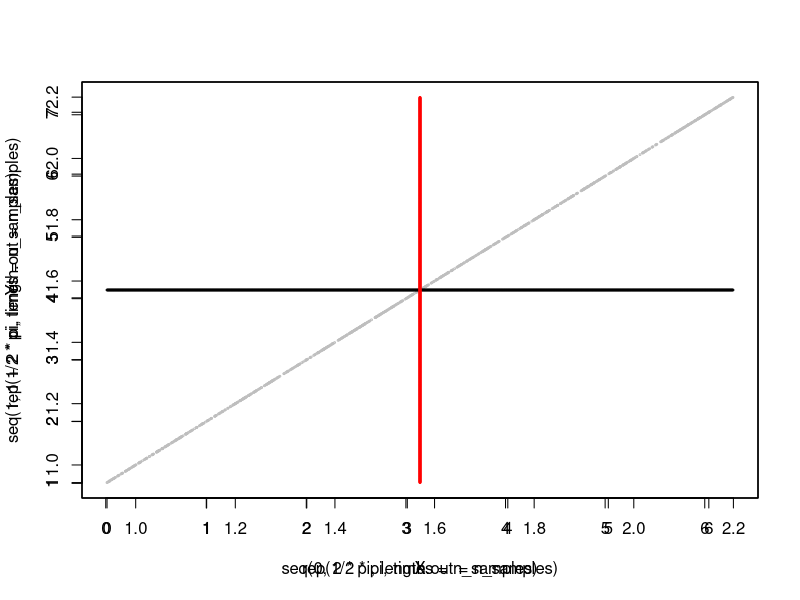
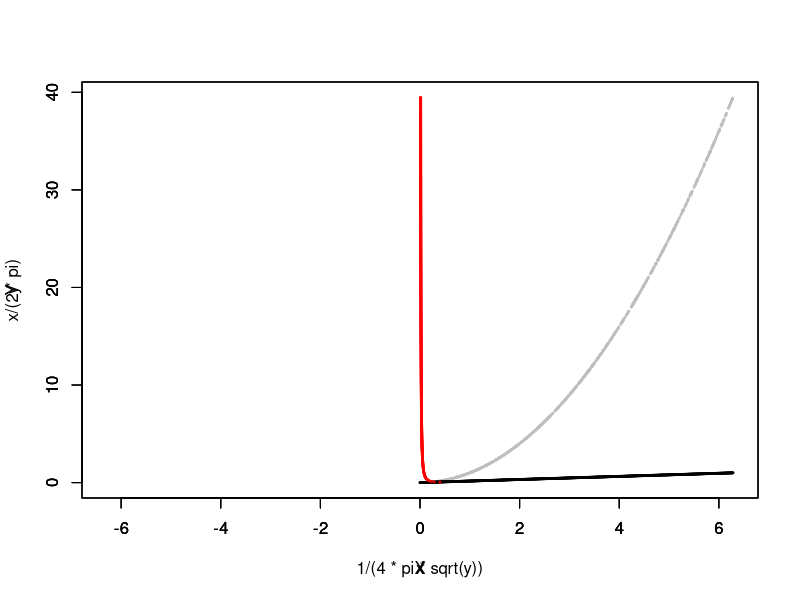
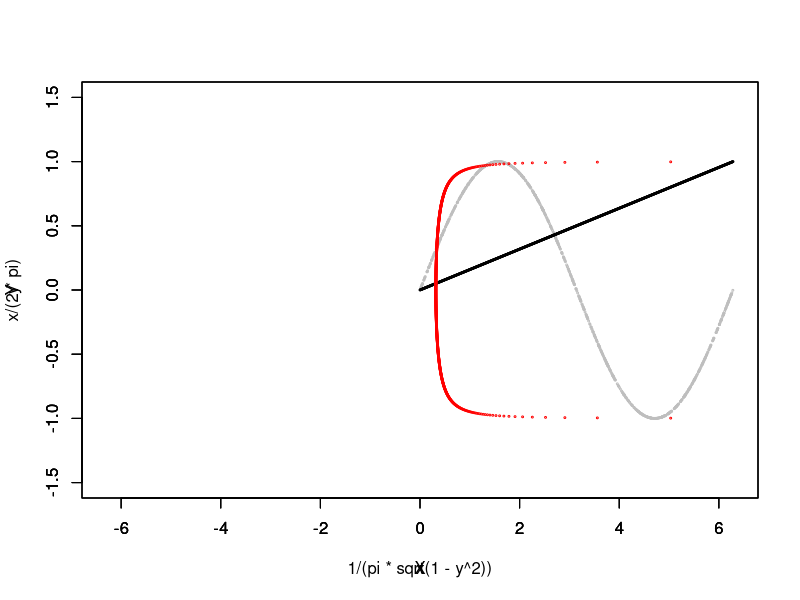
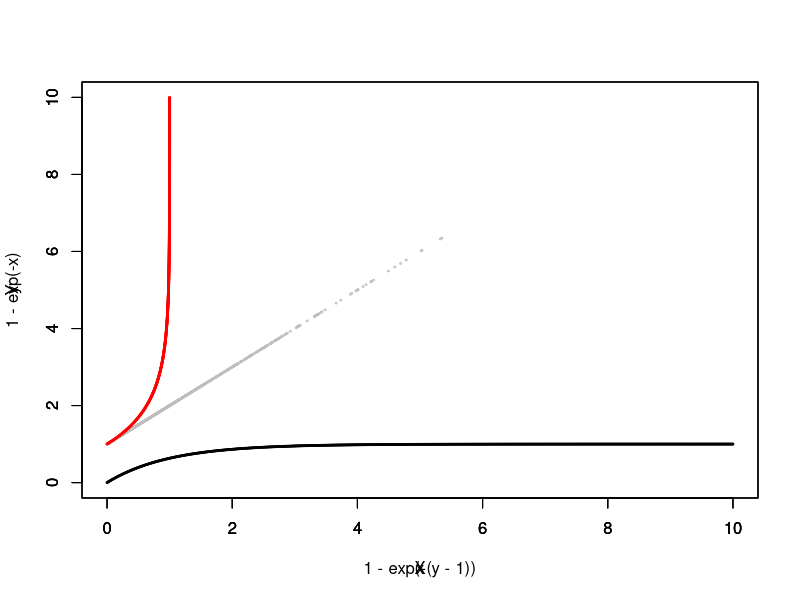
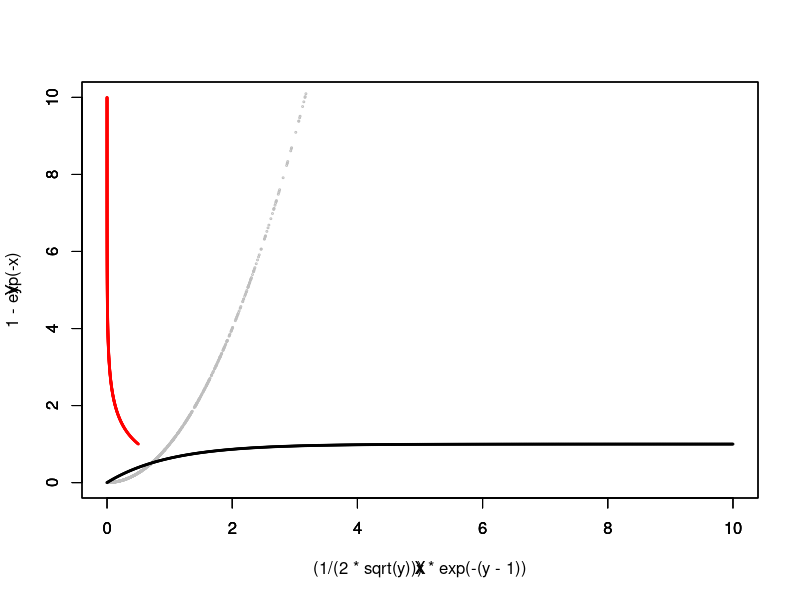
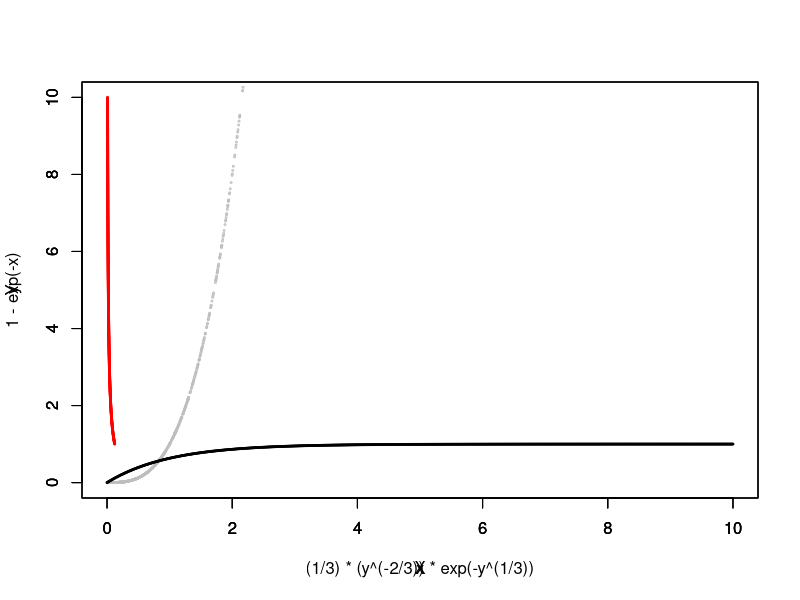
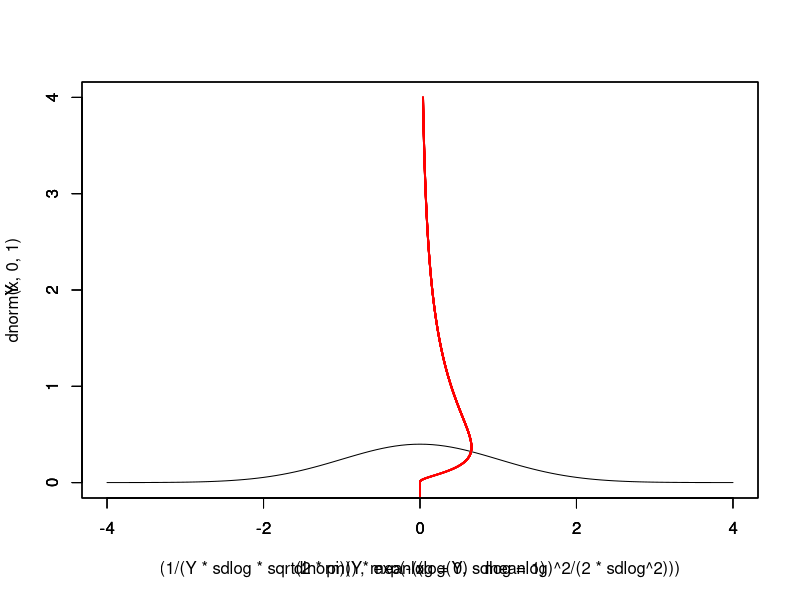
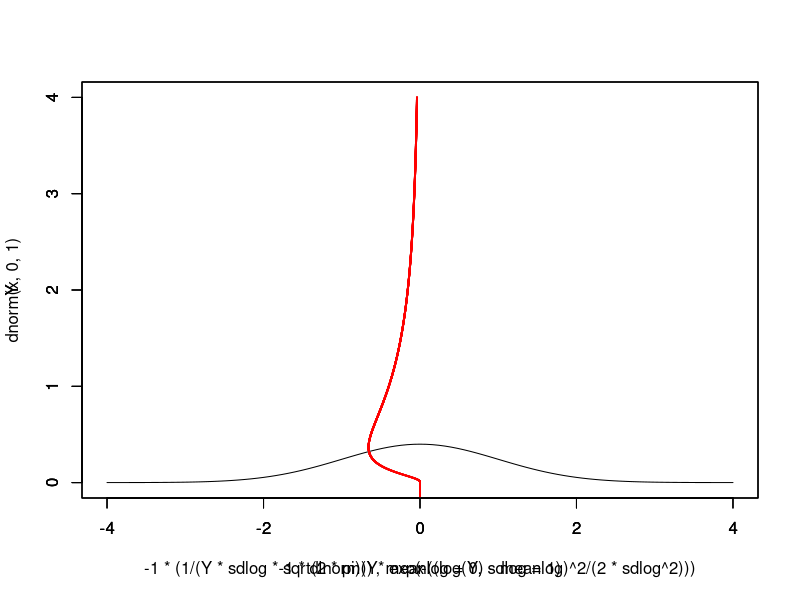

Source code (R) for these figures, in order:
## ---- chunk 1
n_samples <- 1000
X <- runif(n_samples, min = 0, max = 2 * pi)
Y <- X + 1
plot(X,Y, cex=0.25, col="gray")
par(new=T)
plot(seq(0,2*pi, length.out=n_samples), rep(1/2*pi, times=n_samples), cex=0.25)
par(new=T)
plot(rep(1/2*pi, times=n_samples), seq(1, 1+2*pi, length.out=n_samples), cex=0.25, col="red")
## ---- chunk 2
n_samples <- 1000
X <- runif(n_samples, min = 0, max = 2 * pi)
Y <- X^2
plot(X,Y, cex=0.25, xlim=c(-2*pi,2*pi), ylim=c(0,4*pi*pi), col="gray")
par(new=T)
x <- seq(0,2*pi, length.out=n_samples)
plot(x, x/(2*pi), xlim=c(-2*pi,2*pi), ylim=c(0,4*pi*pi), cex=0.25)
par(new=T)
y <- seq(0, 4*pi*pi, length.out=n_samples)
plot(1/(4*pi*sqrt(y)), y, xlim=c(-2*pi,2*pi), ylim=c(0,4*pi*pi), cex=0.25, col="red")
## ---- chunk 3
n_samples = 1000
X <- runif(n_samples, min = 0, max = 2 * pi)
Y <- sin(X)
plot(X,Y, cex=0.25, xlim=c(-2*pi,2*pi), ylim=c(-1.5,1.5), col="gray")
par(new=T)
x <- seq(0,2*pi, length.out=n_samples)
plot(x, x/(2*pi), xlim=c(-2*pi,2*pi), ylim=c(-1.5, 1.5), cex=0.25)
par(new=T)
y <- seq(-1, 1, length.out=n_samples)
plot(1/(pi*sqrt(1-y^2)), y, xlim=c(-2*pi,2*pi), ylim=c(-1.5, 1.5), cex=0.25, col="red")
## ---- chunk 4
n_samples = 1000
X <- rexp(n_samples, 1)
Y <- X + 1
plot(X,Y, xlim=c(0,10), ylim=c(0,10), cex=0.25, col="gray")
par(new=T)
x <- seq(0, 10, length.out=n_samples)
plot(x, 1 - exp(-x), xlim=c(0,10), ylim=c(0,10), cex=0.25)
par(new=T)
y <- seq(1,10, length.out=n_samples)
plot(1-exp(-(y-1)), y, xlim=c(0,10), ylim=c(0,10), cex=0.25, col="red")
## ---- chunk 5
n_samples = 1000
X <- rexp(n_samples, 1)
Y <- X^2
plot(X,Y, xlim=c(0,10), ylim=c(0,10), cex=0.25, col="gray")
par(new=T)
x <- seq(0, 10, length.out=n_samples)
plot(x, 1 - exp(-x), xlim=c(0,10), ylim=c(0,10), cex=0.25)
par(new=T)
y <- seq(1,10, length.out=n_samples)
plot((1/(2*sqrt(y)))*exp(-(y-1)), y, xlim=c(0,10), ylim=c(0,10), cex=0.25, col="red")
## ---- chunk 6
n_samples = 1000
X <- rexp(n_samples, 1)
Y <- X^3
plot(X,Y, xlim=c(0,10), ylim=c(0,10), cex=0.25, col="gray")
par(new=T)
x <- seq(0, 10, length.out=n_samples)
plot(x, 1 - exp(-x), xlim=c(0,10), ylim=c(0,10), cex=0.25)
par(new=T)
y <- seq(1,10, length.out=n_samples)
plot((1/3)*(y^(-2/3))*exp(-y^(1/3)), y, xlim=c(0,10), ylim=c(0,10), cex=0.25, col="red")
## ---- chunk 7
curve(dnorm(x, 0, 1), -4, 4, ylim=c(0,4))
Y <- seq(-4, 4, length.out=10000)
meanlog <- 0
sdlog <- 1
par(new=TRUE)
plot((1 / (Y * sdlog * sqrt(2 * pi))) * exp(-((log(Y) - meanlog)^2 / (2 * sdlog^2))), 
     Y,
     xlim=c(-4,4), 
     ylim=c(0,4), 
     cex=0.1, 
     col="gray")
par(new=TRUE)
plot(dlnorm(Y, meanlog=0, sdlog = 1), Y, xlim=c(-4,4), ylim=c(0,4), cex=0.1, col="red")
## ---- chunk 8
curve(dnorm(x, 0, 1), -4, 4, ylim=c(0,4))
Y <- seq(-4, 4, length.out=10000)
meanlog <- 0
sdlog <- 1
par(new=TRUE)
plot(-1*(1 / (Y * sdlog * sqrt(2 * pi))) * exp(-((log(Y) - meanlog)^2 / (2 * sdlog^2))), 
     Y,
     xlim=c(-4,4), 
     ylim=c(0,4), 
     cex=0.1, 
     col="gray")
par(new=TRUE)
plot(-1*dlnorm(Y, meanlog=0, sdlog = 1), Y, xlim=c(-4,4), ylim=c(0,4), cex=0.1, col="red")
## ---- chunk 9
curve(dnorm(x, 0, 1), -4, 4, ylim=c(-0.1,4))
sd <- 1
Y <- seq(0,4, length.out=1000)
X <- (sqrt(2) / (sd * sqrt(pi))) * exp(-Y^2 / (2 * sd^2))
par(new=TRUE)
plot(X, Y, type="l", xlim=c(-4,4), ylim=c(-0.1,4), col="red")
